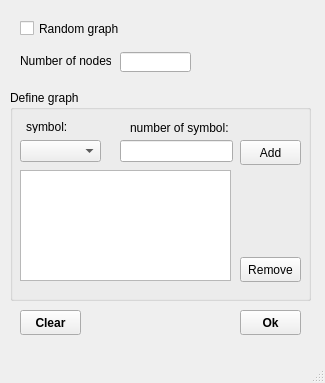
<?xml version="1.0" encoding="UTF-8"?>
<ui version="4.0">
 <class>GraphCreator</class>
 <widget class="QMainWindow" name="GraphCreator">
  <property name="geometry">
   <rect>
    <x>0</x>
    <y>0</y>
    <width>325</width>
    <height>383</height>
   </rect>
  </property>
  <property name="windowTitle">
   <string>Graph Creator</string>
  </property>
  <widget class="QWidget" name="centralwidget">
   <widget class="QCheckBox" name="checkBxIfRandom">
    <property name="geometry">
     <rect>
      <x>20</x>
      <y>20</y>
      <width>101</width>
      <height>17</height>
     </rect>
    </property>
    <property name="text">
     <string>Random graph</string>
    </property>
   </widget>
   <widget class="QGroupBox" name="groupBxDefineGraph">
    <property name="geometry">
     <rect>
      <x>10</x>
      <y>90</y>
      <width>301</width>
      <height>211</height>
     </rect>
    </property>
    <property name="title">
     <string>Define graph</string>
    </property>
    <widget class="QTableWidget" name="listNode">
     <property name="geometry">
      <rect>
       <x>10</x>
       <y>80</y>
       <width>211</width>
       <height>111</height>
      </rect>
     </property>
    </widget>
    <widget class="QLabel" name="label_2">
     <property name="geometry">
      <rect>
       <x>16</x>
       <y>30</y>
       <width>46</width>
       <height>13</height>
      </rect>
     </property>
     <property name="text">
      <string>symbol:</string>
     </property>
    </widget>
    <widget class="QLabel" name="label_3">
     <property name="geometry">
      <rect>
       <x>120</x>
       <y>30</y>
       <width>101</width>
       <height>16</height>
      </rect>
     </property>
     <property name="text">
      <string>number of symbol:</string>
     </property>
    </widget>
    <widget class="QComboBox" name="cmbBxInputAlphabet">
     <property name="geometry">
      <rect>
       <x>10</x>
       <y>50</y>
       <width>81</width>
       <height>22</height>
      </rect>
     </property>
    </widget>
    <widget class="QPushButton" name="btnAdd">
     <property name="geometry">
      <rect>
       <x>230</x>
       <y>50</y>
       <width>61</width>
       <height>25</height>
      </rect>
     </property>
     <property name="text">
      <string>Add</string>
     </property>
    </widget>
    <widget class="QPushButton" name="btnRemove">
     <property name="geometry">
      <rect>
       <x>230</x>
       <y>167</y>
       <width>61</width>
       <height>25</height>
      </rect>
     </property>
     <property name="text">
      <string>Remove</string>
     </property>
    </widget>
    <widget class="QLineEdit" name="txtBxNumberOfSymbol">
     <property name="geometry">
      <rect>
       <x>110</x>
       <y>50</y>
       <width>113</width>
       <height>22</height>
      </rect>
     </property>
     <property name="inputMethodHints">
      <set>Qt::ImhPreferNumbers</set>
     </property>
    </widget>
   </widget>
   <widget class="QLineEdit" name="txtBxNumberOfNodes">
    <property name="geometry">
     <rect>
      <x>120</x>
      <y>52</y>
      <width>71</width>
      <height>20</height>
     </rect>
    </property>
    <property name="inputMethodHints">
     <set>Qt::ImhPreferNumbers</set>
    </property>
   </widget>
   <widget class="QLabel" name="label">
    <property name="geometry">
     <rect>
      <x>20</x>
      <y>50</y>
      <width>91</width>
      <height>21</height>
     </rect>
    </property>
    <property name="text">
     <string>Number of nodes:</string>
    </property>
   </widget>
   <widget class="QPushButton" name="btnClear">
    <property name="geometry">
     <rect>
      <x>20</x>
      <y>310</y>
      <width>61</width>
      <height>25</height>
     </rect>
    </property>
    <property name="font">
     <font>
      <weight>75</weight>
      <bold>true</bold>
     </font>
    </property>
    <property name="text">
     <string>Clear</string>
    </property>
   </widget>
   <widget class="QPushButton" name="btnOk">
    <property name="geometry">
     <rect>
      <x>240</x>
      <y>310</y>
      <width>61</width>
      <height>25</height>
     </rect>
    </property>
    <property name="font">
     <font>
      <weight>75</weight>
      <bold>true</bold>
     </font>
    </property>
    <property name="text">
     <string>Ok</string>
    </property>
   </widget>
  </widget>
  <widget class="QMenuBar" name="menubar">
   <property name="geometry">
    <rect>
     <x>0</x>
     <y>0</y>
     <width>325</width>
     <height>21</height>
    </rect>
   </property>
  </widget>
  <widget class="QStatusBar" name="statusbar"/>
 </widget>
 <resources/>
 <connections/>
</ui>
